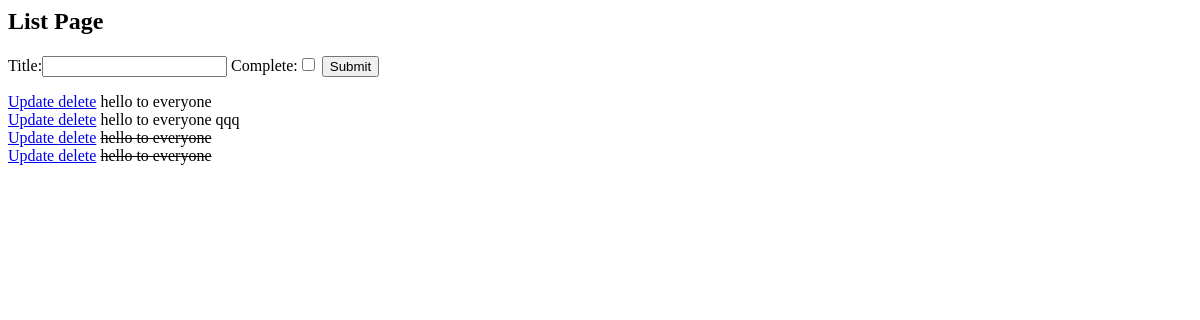
The app's page /, older data.
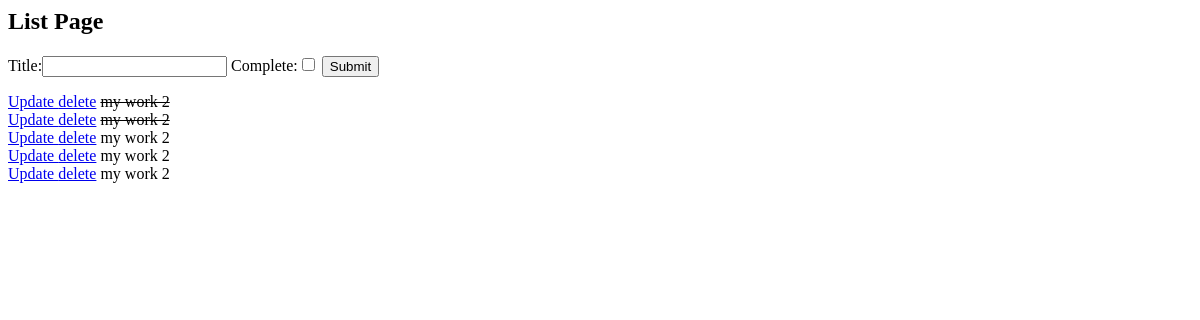
The same page, newer data.
### tasks/models.py (models this page shows)
class Task(models.Model):
    title=models.CharField(max_length=200)
    complete=models.BooleanField(default=False)
    created=models.DateTimeField(auto_now_add=True)
    def __str__(self):
        return self.title

### tasks/views.py (the view)
# urls.py: path('', views.index,name='list'),
def index(request):
    tasks = Task.objects.all()
    form = TaskForm()
    if request.method == 'POST':
        form = TaskForm(request.POST)
        if form.is_valid():
            form.save()
        return redirect('/')
    context = {'tasks': tasks, 'form': form}
    return render(request, 'tasks/list.html', context)

### tasks/forms.py
class TaskForm(forms.ModelForm):
    class Meta:
        model = Task
        fields='__all__'

### tasks/templates/tasks/list.html
<h2>List Page</h2>
<form method="POST" action="/">
  {% csrf_token %} {{form}}
  <input type="submit" name="create task" />
</form>
{% for task in tasks %}
<div>
  <a href="{% url 'update_task' task.id %}">
    Update
  </a>
  <a href="{% url 'delete' task.id %}">delete</a>
  {%if task.complete == True %}
  <strike>{{task}}</strike> <br />
  {%else%}
  <span>{{task}}</span>
  {%endif%}
</div>
{%endfor%}

Row changes from the older to the newer data that the page shows:
removed Task: title "hello to everyone"
removed Task: title "hello to everyone qqq"
removed Task: title "hello to everyone"
removed Task: title "hello to everyone"
added Task: title "my work 2"
added Task: title "my work 2"
added Task: title "my work 2"
added Task: title "my work 2"
added Task: title "my work 2"
